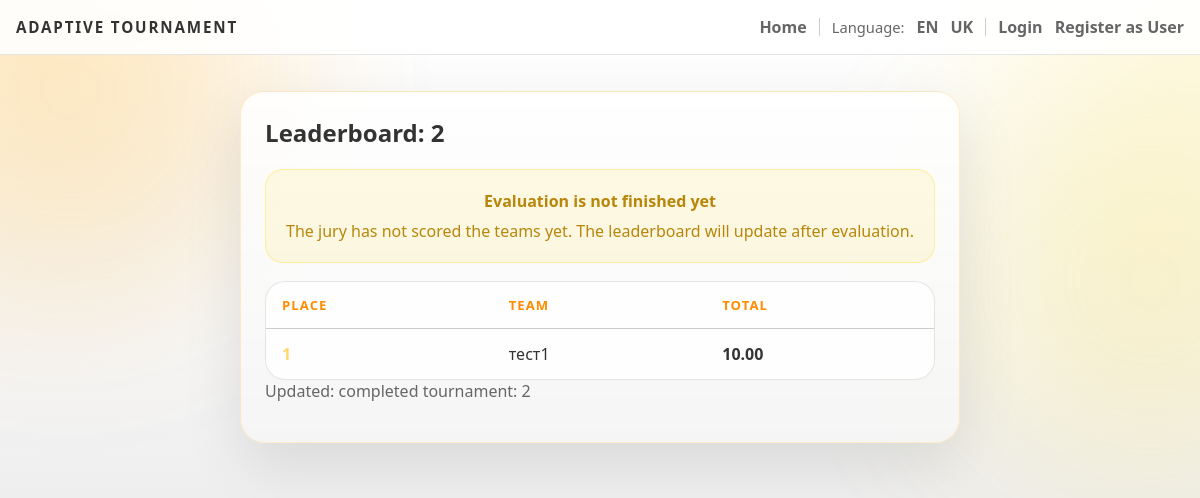
The page /leaderboard/2 on the database its author committed.
### backend/models.py (models this page shows)
class Tournament(db.Model):
    id = db.Column(db.Integer, primary_key=True)
    name = db.Column(db.String(200), nullable=False)
    description = db.Column(db.Text)
    max_teams = db.Column(db.Integer)
    status = db.Column(db.String(30), default="Draft")
    rounds = db.relationship('Round', backref='tournament', lazy=True)

class Team(db.Model):
    id = db.Column(db.Integer, primary_key=True)
    name = db.Column(db.String(200), nullable=False)
    captain_id = db.Column(db.Integer, db.ForeignKey('user.id'), nullable=False)
    captain = db.relationship('User', foreign_keys=[captain_id])
    members = db.relationship('User', secondary=team_members, backref='teams', lazy='dynamic')
    tournament_id = db.Column(db.Integer, db.ForeignKey('tournament.id'))
    tournament = db.relationship('Tournament', backref='teams', lazy=True)
    submissions = db.relationship('Submission', backref='team', lazy=True)
    repo_url = db.Column(db.String(500))
    live_url = db.Column(db.String(500))
    comments = db.Column(db.Text)
    submitted_at = db.Column(db.DateTime)
    submission_status = db.Column(db.String(30), default='None')  # None, Pending, Accepted, Rejected, Returned

### backend/tournaments.py (the view)
def leaderboard(tid):
    t = Tournament.query.get_or_404(tid)
    if t.status.lower() not in ['finished', 'completed', 'closed']:
        flash(_t('leaderboard_only_finished'), 'warning')
        return redirect(url_for('tournament_page', tid=tid))
    teams = Team.query.filter_by(tournament_id=t.id).all()
    team_scores = []
    for team in teams:
        evaluation_totals = []
        for submission in team.submissions:
            for evaluation in submission.evaluations:
                total = evaluation.total()
                if total > 0:
                    evaluation_totals.append(total)
        total_score = sum(evaluation_totals) if evaluation_totals else 0
        team_scores.append((team, total_score))
    team_scores.sort(key=lambda item: item[1], reverse=True)
    return render_template('leaderboard.html', tournament=t, team_scores=team_scores)

### backend/app.py (called while the page is built)
@app.context_processor
def inject_user_processor():
    return inject_user()

@app.context_processor
def translation_processor():
    return translation()

### backend/app_helpers.py (called while the page is built)
def get_current_user():
    uid = session.get('user_id')
    if uid:
        return db.session.get(User, uid)
    return None

def inject_user():
    return {'get_current_user': get_current_user}

def translation():
    lang = session.get('language', 'en')
    def t(key, **kwargs):
        return get_text(key, lang, **kwargs)
    return {
        't': t,
        'lang': lang,
        'supported_languages': list(TRANSLATIONS.keys())
    }

### backend/models.py (called while the page is built, shortened)
    def total(self):
        criterion_total = sum([cs.score for cs in self.criterion_scores if cs.score is not None])
        if criterion_total > 0:
            return criterion_total

### backend/translations.py (called while the page is built)
def get_text(key, lang='en', **kwargs):
    if lang not in TRANSLATIONS:
        lang = 'en'
    text = TRANSLATIONS[lang].get(key, TRANSLATIONS['en'].get(key, key))
    if kwargs:
        try:
            return text.format(**kwargs)
        except Exception:
            return text
    return text

### templates/leaderboard.html
{% extends 'base.html' %}
{% block head %}
  <link rel="stylesheet" href="/static/css/interface.css">
{% endblock %}
{% block content %}
  <div class="leaderboard-shell">
    <section class="surface-card leaderboard-card">
      <h2>{{ t('leaderboard') }}: {{ tournament.name }}</h2>
      {% if team_scores %}
        {% set has_evaluations = false %}
        {% for team, score in team_scores %}
          {% if score > 0 %}
            {% set has_evaluations = true %}
          {% endif %}
        {% endfor %}
        {% if not has_evaluations %}
          <div class="leaderboard-warning">
            <h4>{{ t('evaluation_not_finished') }}</h4>
            <p>{{ t('jury_not_scored_teams') }}</p>
          </div>
        {% endif %}
        <div class="data-table-wrap">
          <table class="data-table leaderboard-table">
            <thead>
              <tr>
                <th>{{ t('place') }}</th>
                <th>{{ t('team') }}</th>
                <th>{{ t('total') }}</th>
              </tr>
            </thead>
            <tbody>
              {% for team, score in team_scores %}
                <tr>
                  <td class="leaderboard-rank {% if loop.index == 1 %}gold{% elif loop.index == 2 %}silver{% elif loop.index == 3 %}bronze{% endif %}">
                    {{ loop.index }}
                  </td>
                  <td>{{ team.name }}</td>
                  <td class="leaderboard-score">{{ "{:.2f}".format(score) }}</td>
                </tr>
              {% endfor %}
            </tbody>
          </table>
        </div>
        <p class="muted-text">{{ t('updated_finished_tournament') }}: {{ tournament.name }}</p>
      {% else %}
        <p class="muted-text">{{ t('no_teams_to_display') }}</p>
        <p class="muted-text">{{ t('no_scores_or_running') }}</p>
      {% endif %}
    </section>
  </div>
{% endblock %}

### static/css/main.css (style rules this page uses)
:root { --bg: #ffffff; --bg-soft: #f9f9f9; --panel: rgba(255, 255, 255, 0.95); --panel-border: rgba(255, 165, 0, 0.3); --text: #333333; --muted: #666666; --accent: #ffa500; --accent-strong: #ff8c00; --success: #32cd32; --warning: #ffd700; --danger: #ff6347; }
* { box-sizing: border-box; }
html { scroll-behavior: smooth; }
body { margin: 0; min-height: 100vh; font-family: "Segoe UI", "Trebuchet MS", Arial, sans-serif; color: var(--text); background: radial-gradient(circle at top left, rgba(255, 165, 0, 0.1), transparent 28%), radial-gradient(circle at top right, rgba(255, 215, 0, 0.1), transparent 22%), linear-gradient(180deg, #ffffff 0%, #f5f5f5 45%, #e0e0e0 100%); }

### static/css/interface.css (style rules this page uses)
.surface-card { padding: 24px; border-radius: 24px; border: 1px solid rgba(255, 165, 0, 0.2); background: linear-gradient(180deg, rgba(255, 255, 255, 0.9) 0%, rgba(245, 245, 245, 0.95) 100%); box-shadow: 0 22px 60px rgba(0, 0, 0, 0.1); }
.surface-card h2, .surface-card h3, .surface-card p { margin-top: 0; }
.muted-text { color: #666666; }
.data-table-wrap { overflow-x: auto; border-radius: 20px; border: 1px solid rgba(0, 0, 0, 0.1); background: rgba(255, 255, 255, 0.9); }
.data-table { width: 100%; min-width: 640px; border-collapse: collapse; }
.data-table th, .data-table td { padding: 14px 16px; border-bottom: 1px solid rgba(0, 0, 0, 0.1); text-align: left; vertical-align: top; }
.data-table th { color: #ff8c00; font-size: 0.82rem; text-transform: uppercase; letter-spacing: 0.08em; }
.data-table tr:last-child td { border-bottom: none; }
.leaderboard-shell { display: grid; gap: 22px; }
.leaderboard-card { max-width: 900px; margin: 0 auto; }
.leaderboard-warning { margin-bottom: 18px; padding: 20px; border-radius: 18px; background: rgba(255, 215, 0, 0.1); border: 1px solid rgba(255, 215, 0, 0.3); color: #b8860b; text-align: center; }
.leaderboard-warning h4, .leaderboard-warning p { margin: 0; }
.leaderboard-warning p { margin-top: 8px; }
.leaderboard-table td { color: #333333; }
.leaderboard-rank { text-align: center; font-size: 1rem; font-weight: 800; }
.leaderboard-rank.gold { color: #ffd76a; }
.leaderboard-score { text-align: center; font-weight: 800; }

### rows shown on the page
Tournament: name "2"
Team: name "тест1", score "10.00"

### other values the page prints
{{ t('app_title') }} "ADAPTIVE TOURNAMENT"
{{ t('home') }} "Home"
{{ t('language') }} "Language"
{{ t('login') }} "Login"
{{ t('register') }} "Register as User"
{{ t('leaderboard') }} "Leaderboard"
{{ t('evaluation_not_finished') }} "Evaluation is not finished yet"
{{ t('jury_not_scored_teams') }} "The jury has not scored the teams yet. The leaderboard will update after evaluation."
{{ t('place') }} "PLACE"
{{ t('team') }} "TEAM"
{{ t('total') }} "TOTAL"
{{ t('updated_finished_tournament') }} "Updated: completed tournament"
